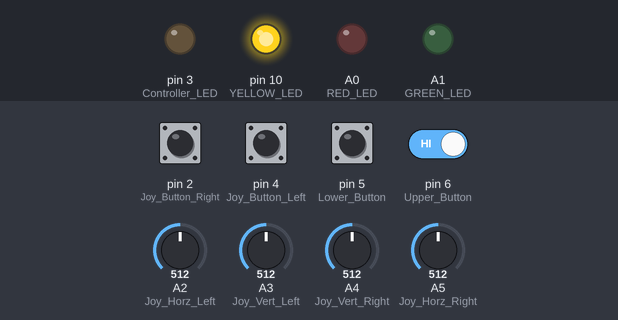
Simulated run of this sketch. Board: Arduino Uno, built with avr-gcc and run on an emulated ATmega328P. Shown: output pins drawn as LEDs (lit = HIGH). Inputs (shaded band) come from the test bench; at power-on: pin 2 (Joy_Button_Right), pin 4 (Joy_Button_Left), pin 6 (Upper_Button) HIGH, pin 5 (Lower_Button) LOW, A2 (Joy_Horz_Left) = 512, A3 (Joy_Vert_Left) = 512, A4 (Joy_Vert_Right) = 512, A5 (Joy_Horz_Right) = 512. No radio packets arrive unless stated; what the sketch prints to the serial monitor is not drawn.

Above: at 3.2 s.
3.3 s: pin 5 (Lower_Button) pulled HIGH for 0.15 s
At 3.37 s:
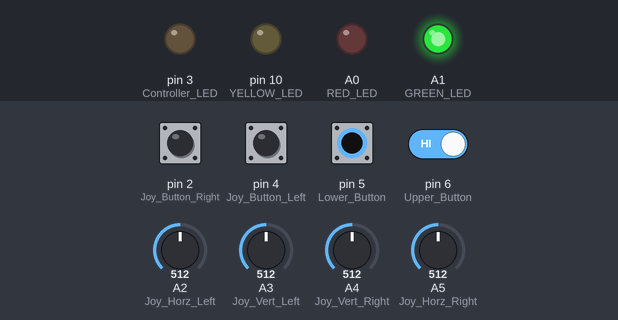
4.9 s: pin 5 (Lower_Button) driven HIGH and pin 6 (Upper_Button) driven LOW
At 5.4 s:
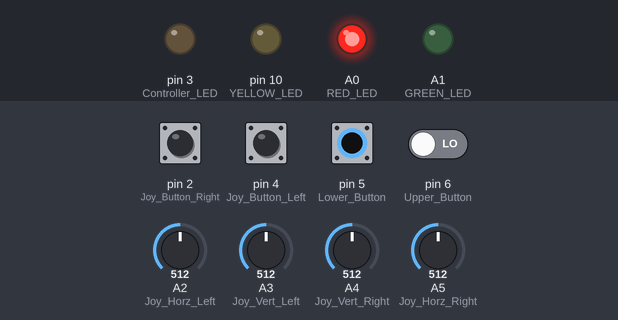
6.4 s: pin 5 (Lower_Button) driven LOW
At 7.6 s:
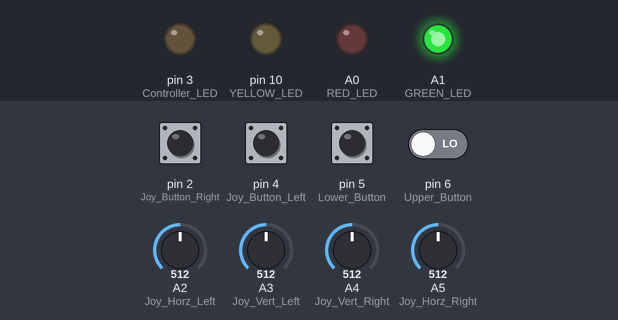
7.9 s: pin 5 (Lower_Button) driven HIGH
At 8.9 s:
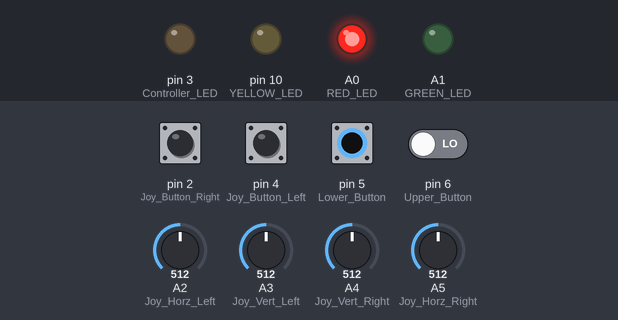
Timing chart, 0 to 10.4 s (numbered marks = the images above; inputs shaded):
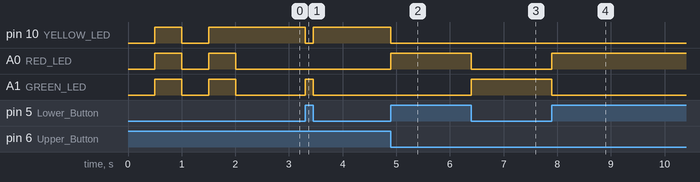

Measured:
- after the input at 3.3 s, pin 10 (YELLOW_LED): HIGH → LOW at once, → HIGH 0.15 s later; A1 (GREEN_LED): LOW → HIGH at once, → LOW 0.15 s later
- after the input at 4.9 s, pin 10 (YELLOW_LED): HIGH → LOW at once; A0 (RED_LED): LOW → HIGH at once
- after the input at 6.4 s, A0 (RED_LED): HIGH → LOW at once; A1 (GREEN_LED): LOW → HIGH at once
- after the input at 7.9 s, A0 (RED_LED): LOW → HIGH at once; A1 (GREEN_LED): HIGH → LOW at once

The sketch:

Transmission.ino
```cpp
//Adding Libraries
#include <SPI.h>                        /* to handle the communication interface with the modem*/
#include <nRF24L01.h>                   /* to handle this particular modem driver*/
#include <RF24.h>                       /* the library which helps us to control the radio modem*/

#define MAX_Controller_Val 1024
#define PI 3.141592

#define RED_LED A0
#define YELLOW_LED 10
#define GREEN_LED A1

#define Joy_Vert_Left A3
#define Joy_Horz_Left A2
#define Joy_Vert_Right A4
#define Joy_Horz_Right A5
#define Joy_Button_Left 4
#define Joy_Button_Right 2

#define Upper_Button 6
#define Lower_Button 5

#define Controller_LED 3

float frontback_L, leftright_L, frontback_R, leftright_R;
int magnitude_movement, angle_movement, magnitude_watch, angle_watch, operation_mode, left_joy_button, right_joy_button;

RF24 radio(8,7,0);                        /* Creating instance 'radio'  ( CE , CSN )   CE -> D7 | CSN -> D8 */
const byte Address[6] = "00009" ;     /* Address to which data to be transmitted*/
int value = 0, lightcycle = 0, LB = 0, RB = 0;
bool success = 0;
int sign = 1;                    // Assume sign is positive upon initialisation

void setup() {
  // put your setup code here, to run once:
  Serial.begin(9600);
  Serial.print("Check");

  // Pin Definitions
  pinMode(RED_LED, OUTPUT);       // Red LED
  pinMode(YELLOW_LED, OUTPUT);    // Yellow LED
  pinMode(GREEN_LED, OUTPUT);     // Green LED

  // For all my buttons
  pinMode(Joy_Button_Right, INPUT_PULLUP);
  pinMode(Controller_LED, OUTPUT);             // This is for the LED
  pinMode(Joy_Button_Left, INPUT_PULLUP);
  pinMode(Lower_Button, INPUT);
  pinMode(Upper_Button, INPUT);

  // Joystick PinMode Initialisation
  const int  pins[]  = {A2, A3, A4, A5};
  const char* names[] = {"A2", "A3", "A4","A5"};
  const int  count   = sizeof(pins) / sizeof(pins[0]);

  for (int i = 0; i < count; i++) {
    pinMode(pins[i], INPUT);
  }

  // Cool Startup Sequence
  LEDstartup();

  radio.begin();                  /* Activate the modem*/
  radio.openWritingPipe(Address); /* Sets the address of transmitter to which program will send the data */
  radio.stopListening();          /* Setting modem in transmission mode*/

  /*
  radio.setRetries(1, 1);
  radio.startFastWrite(&value, sizeof(value), 0);

  while (success == 0) {
    LEDLightCycle();
    delay(200);
    if (radio.txStandBy()) {  // non-blocking check if write completed
      success = 1;
    } else {
      radio.startFastWrite(&value, sizeof(value), 0);  // retry
    }
  }
  */
}

void loop() {
  frontback_R = checksmall((MAX_Controller_Val/2)-analogRead(Joy_Vert_Right));
  leftright_R = checksmall(analogRead(Joy_Horz_Right)-(MAX_Controller_Val/2));

  frontback_L = checksmall((MAX_Controller_Val/2)-analogRead(Joy_Vert_Left));
  leftright_L = checksmall(analogRead(Joy_Horz_Left)-(MAX_Controller_Val/2));

  magnitude_movement = magnitude(leftright_R,frontback_R);
  angle_movement = angle(leftright_R,frontback_R,magnitude_movement);
  //debugPrintGPIO();
  //Serial.println(operation_mode);
  UpdateGPIO();

  // Pack my values for transmission
  value = sign * (angle_movement*10 + magnitude_movement) ;
  // put your main code here, to run repeatedly:
  radio.write(&value, sizeof(value));
  //Serial.print(value);

  //Serial.println(success ? "Send OK" : "Send FAILED");
}

// Normalizer function for my data, it allows to correct for zero/displacement error
float checksmall(float value) {
  if (abs(value) < 10){
    value = 0;
  }
  else if (value > 510) {
    value = MAX_Controller_Val/2;
  }
  else if (value < -510) {
    value = -MAX_Controller_Val/2;
  }
  return value;
}

int magnitude(float x, float y) {
  int largest_val;
  if (abs(x) < abs(y)) {           // If x is smaller than y
    largest_val = (int)(4*(abs(y)/512)); // Take y as my largest value
  }
  else {
    largest_val = (int)(4*(abs(x)/512)); // Take x as my largest value
  }

  return largest_val;
}

int angle(float x, float y, int magnitude) {
  x = (double)x; y = (double)y;
  int angle;
  if (magnitude == 0) {
    angle = 0;
  }
  else {
    angle = (int)((atan2(y,x)*180/PI));
    if (angle < 180 && angle > -90) {
      angle = angle - 90;
    }
    else if (angle <= -90) {
      angle = angle + 270;
    }
    else {
      angle = 90;
    }

  }

  if (angle > 0) {
    angle = 180 - angle; sign = -1;
  }
  else {
    angle = 180 + angle; sign = 1;
  }

  return angle;
}

void UpdateGPIO() {
  right_joy_button = digitalRead(Joy_Button_Right);
  left_joy_button  = digitalRead(Joy_Button_Left);
  LB = digitalRead(Lower_Button);
  RB = digitalRead(Upper_Button);

  if (LB == 1 && RB == 0) {
    operation_mode = 1;
    digitalWrite(RED_LED, 1);
    digitalWrite(YELLOW_LED, 0);
    digitalWrite(GREEN_LED, 0);
  }
  else if (LB == 0 && RB == 1) {
    operation_mode = 2;
    digitalWrite(RED_LED, 0);
    digitalWrite(YELLOW_LED, 1);
    digitalWrite(GREEN_LED, 0);
  }
  else {
    operation_mode = 0;
    digitalWrite(RED_LED, 0);
    digitalWrite(YELLOW_LED, 0);
    digitalWrite(GREEN_LED, 1);
  }

}

void LEDstartup() {
  LEDblink();
  LEDblink();
}

void LEDblink() {
  digitalWrite(RED_LED, 0);
  digitalWrite(YELLOW_LED,0);
  digitalWrite(GREEN_LED,0);
  delay(500);
  digitalWrite(RED_LED, 1);
  digitalWrite(YELLOW_LED,1);
  digitalWrite(GREEN_LED,1);
  delay(500);
}

void LEDLightCycle() {
  if (lightcycle == 0) {
    digitalWrite(RED_LED, 1);
    digitalWrite(YELLOW_LED,0);
    digitalWrite(GREEN_LED,0);
    lightcycle = lightcycle + 1;
  }
  else if (lightcycle == 1) {
    digitalWrite(RED_LED, 0);
    digitalWrite(YELLOW_LED,1);
    digitalWrite(GREEN_LED,0);
    lightcycle = lightcycle + 1;
  }
  else {
    digitalWrite(RED_LED, 0);
    digitalWrite(YELLOW_LED,0);
    digitalWrite(GREEN_LED,1);
    lightcycle = 0;
  }
  Serial.println(lightcycle);
  delay(500);
}

void debugPrintGPIO() {
  const int  pins[]  = {A0, A1, A2, A3, A4, A5};
  const char* names[] = {"A0", "A1", "A2", "A3", "A4","A5"};
  const int  count   = sizeof(pins) / sizeof(pins[0]);

  for (int i = 0; i < count; i++) {
    pinMode(pins[i], INPUT);
  }

  Serial.print("GPIO: ");
  for (int i = 0; i < count; i++) {
    Serial.print(names[i]);
    Serial.print("=");
    Serial.print(analogRead(pins[i]));
    if (i < count - 1) Serial.print("  ");
  }
  Serial.print("D2 = ");
  Serial.print(digitalRead(2));
  Serial.print(" D3 = ");
  Serial.print(digitalRead(3));
  Serial.print(" D4 = ");
  Serial.print(digitalRead(4));
  Serial.print(" D5 = ");
  Serial.print(digitalRead(5));
  Serial.print(" D6 = ");
  Serial.print(digitalRead(6));
  Serial.println();
}
```
